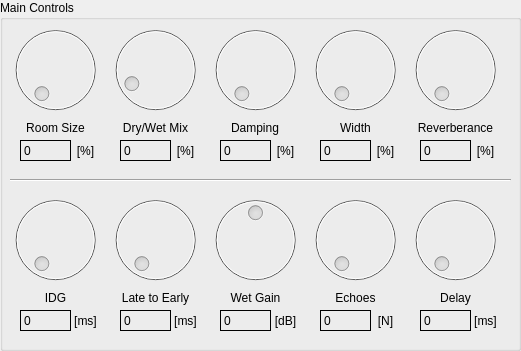
     <widget class="QGroupBox" name="groupBox_r">
      <property name="geometry">
       <rect>
        <x>10</x>
        <y>10</y>
        <width>521</width>
        <height>351</height>
       </rect>
      </property>
      <property name="title">
       <string>Main Controls</string>
      </property>
      <widget class="QLabel" name="label_r_pre_delay">
       <property name="geometry">
        <rect>
         <x>120</x>
         <y>310</y>
         <width>51</width>
         <height>21</height>
        </rect>
       </property>
       <property name="frameShape">
        <enum>QFrame::Box</enum>
       </property>
       <property name="frameShadow">
        <enum>QFrame::Plain</enum>
       </property>
       <property name="text">
        <string>0</string>
       </property>
      </widget>
      <widget class="QLabel" name="label_5">
       <property name="geometry">
        <rect>
         <x>110</x>
         <y>120</y>
         <width>91</width>
         <height>16</height>
        </rect>
       </property>
       <property name="text">
        <string>Dry/Wet Mix</string>
       </property>
       <property name="alignment">
        <set>Qt::AlignCenter</set>
       </property>
      </widget>
      <widget class="QLabel" name="label_6">
       <property name="geometry">
        <rect>
         <x>410</x>
         <y>120</y>
         <width>91</width>
         <height>16</height>
        </rect>
       </property>
       <property name="text">
        <string>Reverberance</string>
       </property>
       <property name="alignment">
        <set>Qt::AlignCenter</set>
       </property>
      </widget>
      <widget class="QLabel" name="label_44">
       <property name="geometry">
        <rect>
         <x>330</x>
         <y>120</y>
         <width>51</width>
         <height>16</height>
        </rect>
       </property>
       <property name="text">
        <string>Width</string>
       </property>
       <property name="alignment">
        <set>Qt::AlignCenter</set>
       </property>
      </widget>
      <widget class="QLabel" name="label_r_idg">
       <property name="geometry">
        <rect>
         <x>20</x>
         <y>310</y>
         <width>51</width>
         <height>21</height>
        </rect>
       </property>
       <property name="frameShape">
        <enum>QFrame::Box</enum>
       </property>
       <property name="frameShadow">
        <enum>QFrame::Plain</enum>
       </property>
       <property name="text">
        <string>0</string>
       </property>
      </widget>
      <widget class="QDial" name="dial_r_dry_wet">
       <property name="enabled">
        <bool>false</bool>
       </property>
       <property name="geometry">
        <rect>
         <x>100</x>
         <y>20</y>
         <width>111</width>
         <height>100</height>
        </rect>
       </property>
       <property name="toolTip">
        <string>&lt;html&gt;&lt;head/&gt;&lt;body&gt;&lt;p&gt;Ratio of Dry and Wet signal.&lt;/p&gt;&lt;/body&gt;&lt;/html&gt;</string>
       </property>
       <property name="maximum">
        <number>1000</number>
       </property>
       <property name="value">
        <number>100</number>
       </property>
      </widget>
      <widget class="QDial" name="dial_r_wet_gain">
       <property name="enabled">
        <bool>false</bool>
       </property>
       <property name="geometry">
        <rect>
         <x>200</x>
         <y>190</y>
         <width>111</width>
         <height>100</height>
        </rect>
       </property>
       <property name="toolTip">
        <string>&lt;html&gt;&lt;head/&gt;&lt;body&gt;&lt;p&gt;Gain of the reverberated signal.&lt;/p&gt;&lt;/body&gt;&lt;/html&gt;</string>
       </property>
       <property name="minimum">
        <number>-10</number>
       </property>
       <property name="maximum">
        <number>10</number>
       </property>
      </widget>
      <widget class="QLabel" name="label_51">
       <property name="geometry">
        <rect>
         <x>330</x>
         <y>290</y>
         <width>51</width>
         <height>16</height>
        </rect>
       </property>
       <property name="text">
        <string>Echoes</string>
       </property>
       <property name="alignment">
        <set>Qt::AlignCenter</set>
       </property>
      </widget>
      <widget class="QLabel" name="label_32">
       <property name="geometry">
        <rect>
         <x>470</x>
         <y>310</y>
         <width>31</width>
         <height>21</height>
        </rect>
       </property>
       <property name="text">
        <string>[ms]</string>
       </property>
       <property name="alignment">
        <set>Qt::AlignCenter</set>
       </property>
      </widget>
      <widget class="QLabel" name="label_r_delay">
       <property name="geometry">
        <rect>
         <x>420</x>
         <y>310</y>
         <width>51</width>
         <height>21</height>
        </rect>
       </property>
       <property name="frameShape">
        <enum>QFrame::Box</enum>
       </property>
       <property name="frameShadow">
        <enum>QFrame::Plain</enum>
       </property>
       <property name="text">
        <string>0</string>
       </property>
      </widget>
      <widget class="QLabel" name="label_7">
       <property name="geometry">
        <rect>
         <x>220</x>
         <y>290</y>
         <width>71</width>
         <height>16</height>
        </rect>
       </property>
       <property name="text">
        <string>Wet Gain</string>
       </property>
       <property name="alignment">
        <set>Qt::AlignCenter</set>
       </property>
      </widget>
      <widget class="Line" name="line_4">
       <property name="geometry">
        <rect>
         <x>10</x>
         <y>170</y>
         <width>501</width>
         <height>20</height>
        </rect>
       </property>
       <property name="orientation">
        <enum>Qt::Horizontal</enum>
       </property>
      </widget>
      <widget class="QDial" name="dial_r_idg">
       <property name="enabled">
        <bool>false</bool>
       </property>
       <property name="geometry">
        <rect>
         <x>0</x>
         <y>190</y>
         <width>111</width>
         <height>100</height>
        </rect>
       </property>
       <property name="toolTip">
        <string>&lt;html&gt;&lt;head/&gt;&lt;body&gt;&lt;p&gt;Initial Gap Delay (first early reflection delay).&lt;/p&gt;&lt;/body&gt;&lt;/html&gt;</string>
       </property>
       <property name="maximum">
        <number>100</number>
       </property>
      </widget>
      <widget class="QLabel" name="label_r_width">
       <property name="geometry">
        <rect>
         <x>320</x>
         <y>140</y>
         <width>51</width>
         <height>21</height>
        </rect>
       </property>
       <property name="frameShape">
        <enum>QFrame::Box</enum>
       </property>
       <property name="frameShadow">
        <enum>QFrame::Plain</enum>
       </property>
       <property name="text">
        <string>0</string>
       </property>
      </widget>
      <widget class="QDial" name="dial_r_width">
       <property name="enabled">
        <bool>false</bool>
       </property>
       <property name="geometry">
        <rect>
         <x>300</x>
         <y>20</y>
         <width>111</width>
         <height>100</height>
        </rect>
       </property>
       <property name="toolTip">
        <string>&lt;html&gt;&lt;head/&gt;&lt;body&gt;&lt;p&gt;Stereo separation of the Wet signal. More Width means more to the right channel. This applies both for input and output.&lt;/p&gt;&lt;/body&gt;&lt;/html&gt;</string>
       </property>
       <property name="maximum">
        <number>100</number>
       </property>
      </widget>
      <widget class="QLabel" name="label_16">
       <property name="geometry">
        <rect>
         <x>370</x>
         <y>140</y>
         <width>31</width>
         <height>21</height>
        </rect>
       </property>
       <property name="text">
        <string>[%]</string>
       </property>
       <property name="alignment">
        <set>Qt::AlignCenter</set>
       </property>
      </widget>
      <widget class="QLabel" name="label_r_wet_gain">
       <property name="geometry">
        <rect>
         <x>220</x>
         <y>310</y>
         <width>51</width>
         <height>21</height>
        </rect>
       </property>
       <property name="frameShape">
        <enum>QFrame::Box</enum>
       </property>
       <property name="frameShadow">
        <enum>QFrame::Plain</enum>
       </property>
       <property name="text">
        <string>0</string>
       </property>
      </widget>
      <widget class="QLabel" name="label_r_room_size">
       <property name="geometry">
        <rect>
         <x>20</x>
         <y>140</y>
         <width>51</width>
         <height>21</height>
        </rect>
       </property>
       <property name="frameShape">
        <enum>QFrame::Box</enum>
       </property>
       <property name="frameShadow">
        <enum>QFrame::Plain</enum>
       </property>
       <property name="text">
        <string>0</string>
       </property>
      </widget>
      <widget class="QLabel" name="label_21">
       <property name="geometry">
        <rect>
         <x>170</x>
         <y>310</y>
         <width>31</width>
         <height>21</height>
        </rect>
       </property>
       <property name="text">
        <string>[ms]</string>
       </property>
       <property name="alignment">
        <set>Qt::AlignCenter</set>
       </property>
      </widget>
      <widget class="QDial" name="dial_r_reverberance">
       <property name="enabled">
        <bool>false</bool>
       </property>
       <property name="geometry">
        <rect>
         <x>400</x>
         <y>20</y>
         <width>111</width>
         <height>100</height>
        </rect>
       </property>
       <property name="toolTip">
        <string>&lt;html&gt;&lt;head/&gt;&lt;body&gt;&lt;p&gt;Reverb Time (comb exponential decay). Values over 45% are not recomended.&lt;/p&gt;&lt;/body&gt;&lt;/html&gt;</string>
       </property>
       <property name="maximum">
        <number>100</number>
       </property>
      </widget>
      <widget class="QLabel" name="label_49">
       <property name="geometry">
        <rect>
         <x>70</x>
         <y>310</y>
         <width>31</width>
         <height>21</height>
        </rect>
       </property>
       <property name="text">
        <string>[ms]</string>
       </property>
       <property name="alignment">
        <set>Qt::AlignCenter</set>
       </property>
      </widget>
      <widget class="QLabel" name="label_30">
       <property name="geometry">
        <rect>
         <x>370</x>
         <y>310</y>
         <width>31</width>
         <height>21</height>
        </rect>
       </property>
       <property name="text">
        <string>[N]</string>
       </property>
       <property name="alignment">
        <set>Qt::AlignCenter</set>
       </property>
      </widget>
      <widget class="QDial" name="dial_r_room_size">
       <property name="enabled">
        <bool>false</bool>
       </property>
       <property name="geometry">
        <rect>
         <x>0</x>
         <y>20</y>
         <width>111</width>
         <height>100</height>
        </rect>
       </property>
       <property name="toolTip">
        <string>&lt;html&gt;&lt;head/&gt;&lt;body&gt;&lt;p&gt;Scale factor. Determines reflections relative distance.&lt;/p&gt;&lt;/body&gt;&lt;/html&gt;</string>
       </property>
       <property name="maximum">
        <number>100</number>
       </property>
      </widget>
      <widget class="QLabel" name="label_r_reverberance">
       <property name="geometry">
        <rect>
         <x>420</x>
         <y>140</y>
         <width>51</width>
         <height>21</height>
        </rect>
       </property>
       <property name="frameShape">
        <enum>QFrame::Box</enum>
       </property>
       <property name="frameShadow">
        <enum>QFrame::Plain</enum>
       </property>
       <property name="text">
        <string>0</string>
       </property>
      </widget>
      <widget class="QLabel" name="label_57">
       <property name="geometry">
        <rect>
         <x>420</x>
         <y>290</y>
         <width>71</width>
         <height>16</height>
        </rect>
       </property>
       <property name="text">
        <string>Delay</string>
       </property>
       <property name="alignment">
        <set>Qt::AlignCenter</set>
       </property>
      </widget>
      <widget class="QLabel" name="label_r_echoes">
       <property name="geometry">
        <rect>
         <x>320</x>
         <y>310</y>
         <width>51</width>
         <height>21</height>
        </rect>
       </property>
       <property name="frameShape">
        <enum>QFrame::Box</enum>
       </property>
       <property name="frameShadow">
        <enum>QFrame::Plain</enum>
       </property>
       <property name="text">
        <string>0</string>
       </property>
      </widget>
      <widget class="QLabel" name="label_19">
       <property name="geometry">
        <rect>
         <x>470</x>
         <y>140</y>
         <width>31</width>
         <height>21</height>
        </rect>
       </property>
       <property name="text">
        <string>[%]</string>
       </property>
       <property name="alignment">
        <set>Qt::AlignCenter</set>
       </property>
      </widget>
      <widget class="QDial" name="dial_r_delay">
       <property name="enabled">
        <bool>false</bool>
       </property>
       <property name="geometry">
        <rect>
         <x>400</x>
         <y>190</y>
         <width>111</width>
         <height>100</height>
        </rect>
       </property>
       <property name="toolTip">
        <string>&lt;html&gt;&lt;head/&gt;&lt;body&gt;&lt;p&gt;Delay between echoes. Similar to Room Size, but more precise.&lt;/p&gt;&lt;/body&gt;&lt;/html&gt;</string>
       </property>
       <property name="whatsThis">
        <string>&lt;html&gt;&lt;head/&gt;&lt;body&gt;&lt;p&gt;ho&lt;/p&gt;&lt;p&gt;&lt;br/&gt;&lt;/p&gt;&lt;/body&gt;&lt;/html&gt;</string>
       </property>
       <property name="minimum">
        <number>1</number>
       </property>
       <property name="maximum">
        <number>1000</number>
       </property>
      </widget>
      <widget class="QLabel" name="label_43">
       <property name="geometry">
        <rect>
         <x>230</x>
         <y>120</y>
         <width>50</width>
         <height>16</height>
        </rect>
       </property>
       <property name="text">
        <string>Damping</string>
       </property>
       <property name="alignment">
        <set>Qt::AlignCenter</set>
       </property>
      </widget>
      <widget class="QLabel" name="label_46">
       <property name="geometry">
        <rect>
         <x>120</x>
         <y>290</y>
         <width>71</width>
         <height>16</height>
        </rect>
       </property>
       <property name="text">
        <string>Late to Early</string>
       </property>
       <property name="alignment">
        <set>Qt::AlignCenter</set>
       </property>
      </widget>
      <widget class="QDial" name="dial_r_echoes">
       <property name="enabled">
        <bool>false</bool>
       </property>
       <property name="geometry">
        <rect>
         <x>300</x>
         <y>190</y>
         <width>111</width>
         <height>100</height>
        </rect>
       </property>
       <property name="toolTip">
        <string>&lt;html&gt;&lt;head/&gt;&lt;body&gt;&lt;p&gt;Number of Echoes per sample.&lt;/p&gt;&lt;/body&gt;&lt;/html&gt;</string>
       </property>
       <property name="minimum">
        <number>1</number>
       </property>
       <property name="maximum">
        <number>10</number>
       </property>
      </widget>
      <widget class="QDial" name="dial_r_damping">
       <property name="enabled">
        <bool>false</bool>
       </property>
       <property name="geometry">
        <rect>
         <x>200</x>
         <y>20</y>
         <width>111</width>
         <height>100</height>
        </rect>
       </property>
       <property name="toolTip">
        <string>&lt;html&gt;&lt;head/&gt;&lt;body&gt;&lt;p&gt;Level of natural absorption (low pass).&lt;/p&gt;&lt;/body&gt;&lt;/html&gt;</string>
       </property>
       <property name="maximum">
        <number>100</number>
       </property>
      </widget>
      <widget class="QLabel" name="label_13">
       <property name="geometry">
        <rect>
         <x>70</x>
         <y>140</y>
         <width>31</width>
         <height>21</height>
        </rect>
       </property>
       <property name="text">
        <string>[%]</string>
       </property>
       <property name="alignment">
        <set>Qt::AlignCenter</set>
       </property>
      </widget>
      <widget class="QDial" name="dial_r_pre_delay">
       <property name="enabled">
        <bool>false</bool>
       </property>
       <property name="geometry">
        <rect>
         <x>100</x>
         <y>190</y>
         <width>111</width>
         <height>100</height>
        </rect>
       </property>
       <property name="toolTip">
        <string>&lt;html&gt;&lt;head/&gt;&lt;body&gt;&lt;p&gt;Delay of the first Late reflection from the first early reflection.&lt;/p&gt;&lt;/body&gt;&lt;/html&gt;</string>
       </property>
       <property name="minimum">
        <number>0</number>
       </property>
       <property name="maximum">
        <number>100</number>
       </property>
      </widget>
      <widget class="QLabel" name="label_48">
       <property name="geometry">
        <rect>
         <x>270</x>
         <y>310</y>
         <width>31</width>
         <height>21</height>
        </rect>
       </property>
       <property name="text">
        <string>[dB]</string>
       </property>
       <property name="alignment">
        <set>Qt::AlignCenter</set>
       </property>
      </widget>
      <widget class="QLabel" name="label_r_damping">
       <property name="geometry">
        <rect>
         <x>220</x>
         <y>140</y>
         <width>51</width>
         <height>21</height>
        </rect>
       </property>
       <property name="frameShape">
        <enum>QFrame::Box</enum>
       </property>
       <property name="frameShadow">
        <enum>QFrame::Plain</enum>
       </property>
       <property name="text">
        <string>0</string>
       </property>
      </widget>
      <widget class="QLabel" name="label_15">
       <property name="geometry">
        <rect>
         <x>270</x>
         <y>140</y>
         <width>31</width>
         <height>21</height>
        </rect>
       </property>
       <property name="text">
        <string>[%]</string>
       </property>
       <property name="alignment">
        <set>Qt::AlignCenter</set>
       </property>
      </widget>
      <widget class="QLabel" name="label_50">
       <property name="geometry">
        <rect>
         <x>30</x>
         <y>290</y>
         <width>51</width>
         <height>16</height>
        </rect>
       </property>
       <property name="text">
        <string>IDG</string>
       </property>
       <property name="alignment">
        <set>Qt::AlignCenter</set>
       </property>
      </widget>
      <widget class="QLabel" name="label_r_dry_wet">
       <property name="geometry">
        <rect>
         <x>120</x>
         <y>140</y>
         <width>51</width>
         <height>21</height>
        </rect>
       </property>
       <property name="frameShape">
        <enum>QFrame::Box</enum>
       </property>
       <property name="frameShadow">
        <enum>QFrame::Plain</enum>
       </property>
       <property name="text">
        <string>0</string>
       </property>
      </widget>
      <widget class="QLabel" name="label_14">
       <property name="geometry">
        <rect>
         <x>170</x>
         <y>140</y>
         <width>31</width>
         <height>21</height>
        </rect>
       </property>
       <property name="text">
        <string>[%]</string>
       </property>
       <property name="alignment">
        <set>Qt::AlignCenter</set>
       </property>
      </widget>
      <widget class="QLabel" name="label_4">
       <property name="geometry">
        <rect>
         <x>20</x>
         <y>120</y>
         <width>71</width>
         <height>16</height>
        </rect>
       </property>
       <property name="text">
        <string>Room Size</string>
       </property>
       <property name="alignment">
        <set>Qt::AlignCenter</set>
       </property>
      </widget>
     </widget>
